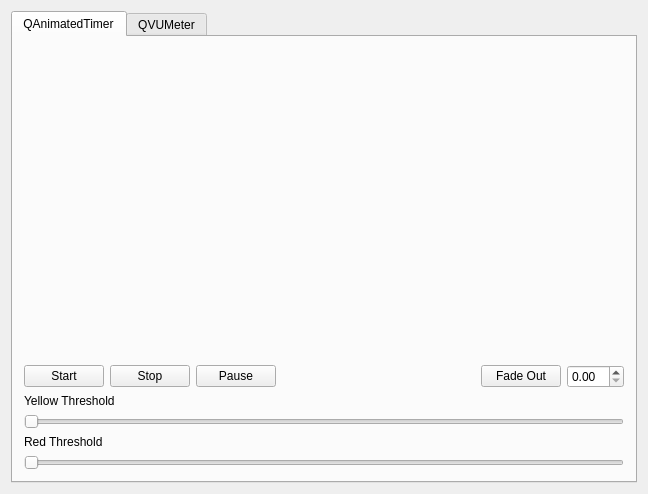
<?xml version="1.0" encoding="UTF-8"?>
<ui version="4.0">
 <class>MainWindow</class>
 <widget class="QMainWindow" name="MainWindow">
  <property name="geometry">
   <rect>
    <x>0</x>
    <y>0</y>
    <width>648</width>
    <height>494</height>
   </rect>
  </property>
  <property name="windowTitle">
   <string>qtWidgets sample app</string>
  </property>
  <widget class="QWidget" name="centralWidget">
   <layout class="QVBoxLayout" name="verticalLayout">
    <item>
     <widget class="QTabWidget" name="tabWidget">
      <property name="currentIndex">
       <number>0</number>
      </property>
      <widget class="QWidget" name="tab_animatedTimer">
       <attribute name="title">
        <string>QAnimatedTimer</string>
       </attribute>
       <layout class="QVBoxLayout" name="layout_animatedTimerStack">
        <item>
         <spacer name="top_spacer">
          <property name="orientation">
           <enum>Qt::Vertical</enum>
          </property>
          <property name="sizeHint" stdset="0">
           <size>
            <width>20</width>
            <height>40</height>
           </size>
          </property>
         </spacer>
        </item>
        <item>
         <layout class="QHBoxLayout" name="horizontalLayout">
          <item>
           <spacer name="left_spacer">
            <property name="orientation">
             <enum>Qt::Horizontal</enum>
            </property>
            <property name="sizeHint" stdset="0">
             <size>
              <width>40</width>
              <height>20</height>
             </size>
            </property>
           </spacer>
          </item>
          <item>
           <widget class="QAnimatedTimer" name="_timer" native="true">
            <property name="minimumSize">
             <size>
              <width>80</width>
              <height>80</height>
             </size>
            </property>
            <property name="maximumSize">
             <size>
              <width>80</width>
              <height>80</height>
             </size>
            </property>
           </widget>
          </item>
          <item>
           <spacer name="right_spacer">
            <property name="orientation">
             <enum>Qt::Horizontal</enum>
            </property>
            <property name="sizeHint" stdset="0">
             <size>
              <width>40</width>
              <height>20</height>
             </size>
            </property>
           </spacer>
          </item>
         </layout>
        </item>
        <item>
         <spacer name="bottom_spacer">
          <property name="orientation">
           <enum>Qt::Vertical</enum>
          </property>
          <property name="sizeHint" stdset="0">
           <size>
            <width>20</width>
            <height>40</height>
           </size>
          </property>
         </spacer>
        </item>
        <item>
         <layout class="QHBoxLayout" name="layout_animatedTimerControls">
          <item>
           <widget class="QPushButton" name="_start">
            <property name="text">
             <string>Start</string>
            </property>
           </widget>
          </item>
          <item>
           <widget class="QPushButton" name="_stop">
            <property name="text">
             <string>Stop</string>
            </property>
           </widget>
          </item>
          <item>
           <widget class="QPushButton" name="_pause">
            <property name="text">
             <string>Pause</string>
            </property>
           </widget>
          </item>
          <item>
           <spacer name="fadeSpacer">
            <property name="orientation">
             <enum>Qt::Horizontal</enum>
            </property>
            <property name="sizeHint" stdset="0">
             <size>
              <width>20</width>
              <height>20</height>
             </size>
            </property>
           </spacer>
          </item>
          <item>
           <widget class="QPushButton" name="_fade">
            <property name="text">
             <string>Fade Out</string>
            </property>
           </widget>
          </item>
          <item>
           <widget class="QDoubleSpinBox" name="_fadeDuration"/>
          </item>
         </layout>
        </item>
        <item>
         <widget class="QLabel" name="_yellowLabel">
          <property name="text">
           <string>Yellow Threshold</string>
          </property>
         </widget>
        </item>
        <item>
         <widget class="QSlider" name="_yellowThreshold">
          <property name="orientation">
           <enum>Qt::Horizontal</enum>
          </property>
         </widget>
        </item>
        <item>
         <widget class="QLabel" name="_redLabel">
          <property name="text">
           <string>Red Threshold</string>
          </property>
         </widget>
        </item>
        <item>
         <widget class="QSlider" name="_redThreshold">
          <property name="orientation">
           <enum>Qt::Horizontal</enum>
          </property>
         </widget>
        </item>
       </layout>
      </widget>

      <widget class="QWidget" name="tab_vuMeter">
       <attribute name="title">
        <string>QVUMeter</string>
       </attribute>
       <layout class="QHBoxLayout" name="layout_vuMeterStack">
        <item>
         <widget class="QVUMeter" name="_vuMeter" native="true">
          <property name="minimumSize">
           <size>
            <width>24</width>
            <height>180</height>
           </size>
          </property>
          <property name="maximumSize">
           <size>
            <width>24</width>
            <height>180</height>
           </size>
          </property>
         </widget>
        </item>
        <item>
         <layout class="QVBoxLayout" name="layout_vuMeterstack">
          <item>
           <spacer name="verticalSpacer">
            <property name="orientation">
             <enum>Qt::Vertical</enum>
            </property>
            <property name="sizeHint" stdset="0">
             <size>
              <width>20</width>
              <height>40</height>
             </size>
            </property>
           </spacer>
          </item>
          <item>
           <layout class="QHBoxLayout" name="layout_vuMeterControls">
            <item>
             <widget class="QPushButton" name="_dimVU">
              <property name="text">
               <string>Dim</string>
              </property>
             </widget>
            </item>
            <item>
             <widget class="QPushButton" name="_playVU">
              <property name="text">
               <string>Play</string>
              </property>
             </widget>
            </item>
            <item>
             <widget class="QLabel" name="_selection">
              <property name="text">
               <string>selection: </string>
              </property>
             </widget>
            </item>
           </layout>
          </item>
         </layout>
        </item>
       </layout>
      </widget>
     </widget>
    </item>
   </layout>
  </widget>
 </widget>
 <layoutdefault spacing="6" margin="11"/>
 <customwidgets>
  <customwidget>
   <class>QAnimatedTimer</class>
   <extends>QWidget</extends>
   <header>qanimatedtimer.h</header>
  </customwidget>
  <customwidget>
   <class>QVUMeter</class>
   <extends>QWidget</extends>
   <header>qvumeter.h</header>
  </customwidget>
 </customwidgets>
 <resources/>
 <connections/>
</ui>
